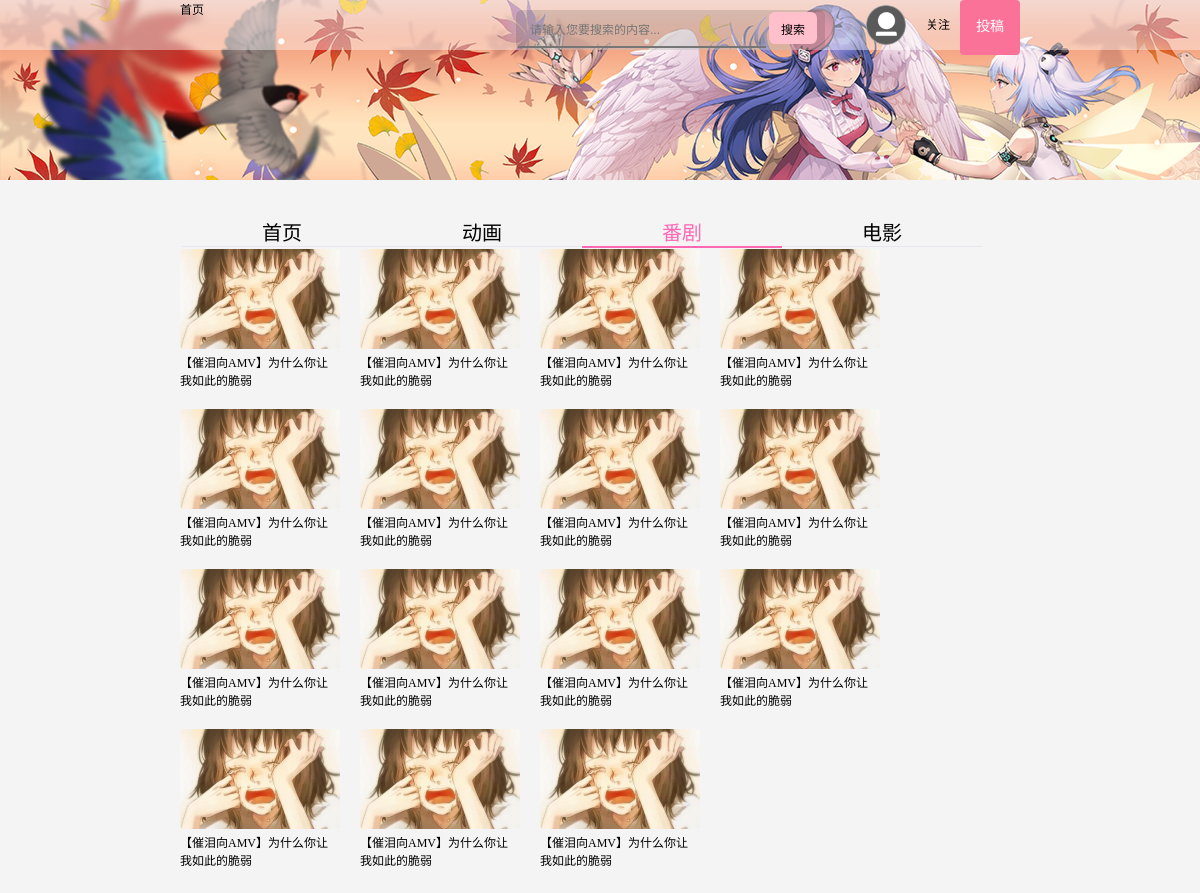
The page /fjindex.php on the database its author committed.
### tables this page shows
CREATE TABLE `up_video` (
  `v_id` varchar(255) NOT NULL,
  `v_name` varchar(255) NOT NULL,
  `v_url` varchar(255) NOT NULL,
  `v_pic` varchar(255) NOT NULL,
  `v_up` varchar(100) NOT NULL,
  `name` varchar(255) DEFAULT NULL,
  `v_class` int(10) DEFAULT NULL,
  `v_type` int(10) DEFAULT NULL,
  PRIMARY KEY (`v_id`)
);

### fjindex.php (the view, shortened to what this page needs)
<?php
listall();
function listall(){
  $conn = mysqli_connect('127.0.0.1','root','123456','vilivili');
  $conn->query("SET NAMES utf8");
  $sqlfj = "select*from up_video where v_class = 2 and v_type = 1";
  $queryfj = mysqli_query($conn,$sqlfj);
}
?>
<!DOCTYPE html>
<html lang="en">
<head>
  <link rel="stylesheet" href="css/common.css">
  <link rel="stylesheet" href="css/comindex.css">
</head>
<body>
	<div class="header">
		<img src="imgs/1.png" alt="" style="position: absolute;top:0;">
		<div class="top">
			<div class="top_title">
        <div class="logo">
          <div class="logo_pic"><a href="index.php" >首页<img src="" alt=""></a></div>
        </div>
        <div class="ucenter">
          <div class="uitem" id="uitem1"><a href="<?php if(empty($_SESSION['who'])): ?> <?php echo 'login.php' ?> <?php endif ?> <?php if(!empty($_SESSION['who'])): ?> <?php echo 'information.php' ?><?php endif ?>"><img src="<?php if(empty($avatar)): ?>imgs/icon/me.png<?php endif ?><?php if(!empty($avatar)): ?><?php echo $avatar ?><?php endif ?>" alt=""></a></div>
          <div class="uitem" id="dy"><a href="fallower.php">关注</a></div>
          <div class="uitem tg" id="tg"><a href="uploadvideo.php">投稿</a></div>
        </div>
				<div class="search">
    		    <form action="select.php" method="post">
    		        <input class="select" type="text" placeholder="请输入您要搜索的内容..." name="select">
    		        <input class="sbm" type="submit" value="搜索">
    		    </form>
    		</div>
			</div>
		</div>
		<div class="center">
      <div class="nav">
        <ul>
          <li><a href="index.php">首页</a></li>
          <li><a href="dhindex.php">动画</a></li>
          <li style="border-bottom:2px solid hotpink"><a  class="onpage" href="fjindex.php">番剧</a></li>
          <li><a href="dyindex.php">电影</a></li>
        </ul>
    </div>
    <div class="box_clearfix">
    <?php while ($itemfj = mysqli_fetch_assoc($queryfj)): ?>
          <div class="card_live_module">
            <a href="video.php?id=<?php echo $itemfj['v_id'] ?>" target="_blank">
              <div class="pic">
                <div class="lazy-img">
                  <img src="<?php echo $itemfj['v_pic'] ?>" alt="<?php echo $itemfj['v_name'] ?>">
                </div>
              </div>
              <div class="cover-preview-module">
              </div>
              <p title="<?php echo $itemfj['v_name'] ?>" class="t"><?php echo $itemfj['v_name'] ?></p>
            </a>
          </div>
        <?php endwhile ?>
        </div>
  </div>
</div>
</body>
</html>

### css/common.css (style rules this page uses)
* { list-style: none; font-size: 12px; }
body { border: 0px; margin: 0px; background-color: #f4f4f4; }
a { color: black; text-decoration:none; }
.header { position: relative; border: 0px; margin: 0px; width: 100%; max-width: 1903px; display: inline-block; overflow: hidden; }
.top { position: relative; top: 0; height: 50px; width: 100%; border: 0px; background-color: hsla(0,0%,100%,.4); }
.top_title { position: relative; top: 0; width: 70%; height: 150px; margin: 0px 15%; }
.top_title .logo { position: relative; display: inline; }
.top_title .logo .logo_pic { display: inline; }
.top_title .ucenter { float: right; border: 0; }
.top_title .ucenter .uitem { border: 0; float: left; padding: 15px 10px ; }
.top_title .ucenter .uitem img { position: absolute; top: 5px; width: 40px; height: 40px; left: -30px; z-index: 3; border-radius: 50%; }
.top_title .ucenter .uitem:nth-child(1) { position: relative; }
.tg { background-color: #fb7299; border-radius: 4px; width: 40px; height: 25px; text-align: center; }
.tg a { color: #fff; font-size: 14px; }
.top_title .search { position: absolute; top: 10px; left: 40%; width: 305px; padding: 2px 2px 2px 2px; background-color: #e5e9ef; background-color: rgba(0,0,0,.12); border-radius: 6px; }
.top_title .search .select { width: 224px; height: 32px; border-style:none none solid none; padding: 0 12px; box-shadow: none; background-color: transparent; }
.top_title .search .sbm { background-color: pink; border: 0; border-radius: 6px; height: 32px; width: 48px; z-index: -1; }
.center { float: left; width: 70%; max-width: 1344px; position: relative; margin: 0px 15%; margin-top: 150px; display: inline-block; overflow: hidden; }

### css/comindex.css (style rules this page uses)
.center .nav { width: 100%; height: 32px; margin-left: -38px; }
.center .nav li { float: left; width: 25%; text-align:center; border-bottom: 1px solid #e5e9ef; }
.center .nav li a { font-size: 20px; }
.onpage { color: hotpink; }
.center .box_clearfix { width: 100%; }
.box_clearfix .card_live_module { width: 180px; height: 160px; float: left; position: relative; }
.box_clearfix .card_live_module .pic .lazy-img img { width: 160px; height: 100px; border-radius: 4px; overflow: hidden; }
.box_clearfix .card_live_module .t { width: 159px; margin-top: 0px; }
.cover-preview-module { position: absolute; top: 0; width: 159px; height: 100px; border-radius: 4px; }
.t { height: 50px; overflow: hidden; }

### rows shown on the page
up_video: v_pic (picture), v_name "【催泪向AMV】为什么你让我如此的脆弱"
up_video: v_pic (picture), v_name "【催泪向AMV】为什么你让我如此的脆弱"
up_video: v_pic (picture), v_name "【催泪向AMV】为什么你让我如此的脆弱"
up_video: v_pic (picture), v_name "【催泪向AMV】为什么你让我如此的脆弱"
up_video: v_pic (picture), v_name "【催泪向AMV】为什么你让我如此的脆弱"
up_video: v_pic (picture), v_name "【催泪向AMV】为什么你让我如此的脆弱"
up_video: v_pic (picture), v_name "【催泪向AMV】为什么你让我如此的脆弱"
up_video: v_pic (picture), v_name "【催泪向AMV】为什么你让我如此的脆弱"
up_video: v_pic (picture), v_name "【催泪向AMV】为什么你让我如此的脆弱"
up_video: v_pic (picture), v_name "【催泪向AMV】为什么你让我如此的脆弱"
up_video: v_pic (picture), v_name "【催泪向AMV】为什么你让我如此的脆弱"
up_video: v_pic (picture), v_name "【催泪向AMV】为什么你让我如此的脆弱"
up_video: v_pic (picture), v_name "【催泪向AMV】为什么你让我如此的脆弱"
up_video: v_pic (picture), v_name "【催泪向AMV】为什么你让我如此的脆弱"
up_video: v_pic (picture), v_name "【催泪向AMV】为什么你让我如此的脆弱"
